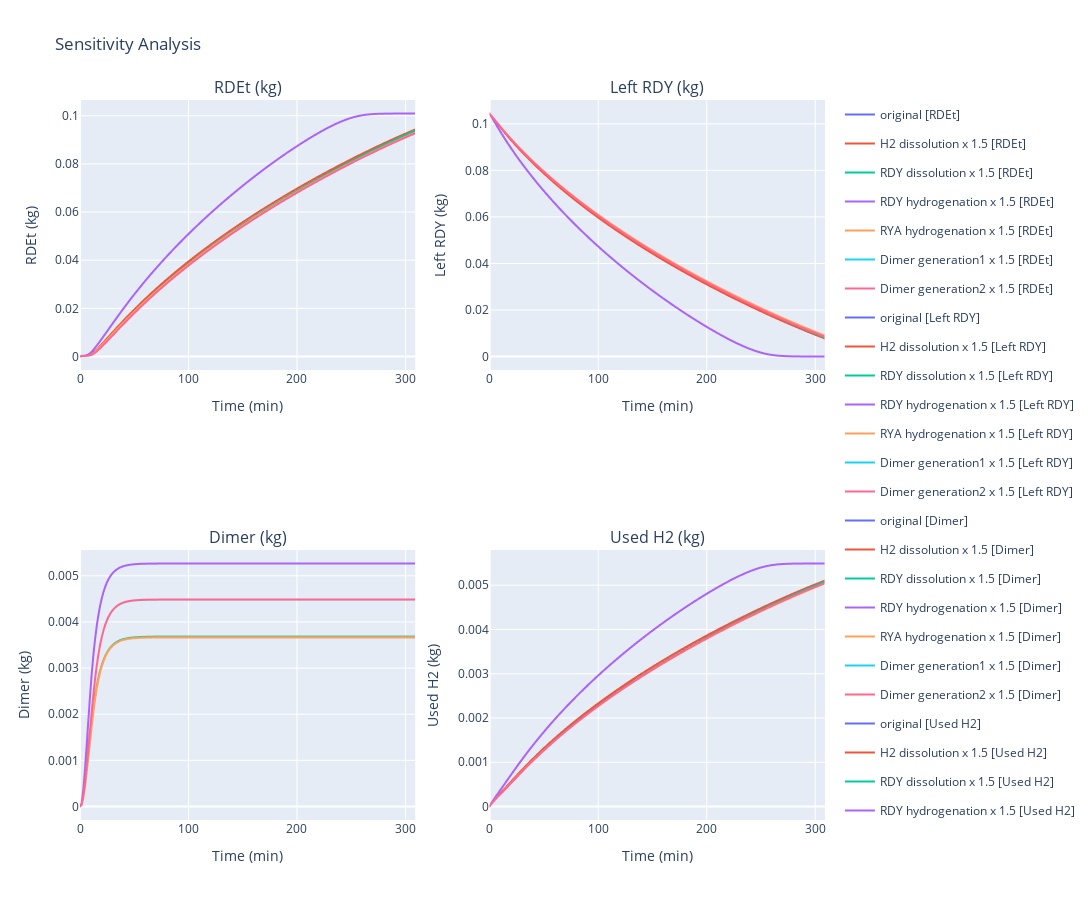

Notebook code for this chart:
### Code cell
# plot RDEt mass profiles under varied mechanistic parameters
operation_params = [
    ({"param": "Initial_Mass_Solid", "solid": "Solid_Feedstock", "species": "RDY"}, 0.10444), # kg
    ({"param": "Temperature"}, 20), # oC
    ({"param": "Pressure"},     4), # bar
    ({"param": "Agitation"}, 1200), # rpm
    ({"param": "Batch_Time"}, 309), # min
]
varied_mechanistic_params = {
    "original": None,
    "H2 dissolution": {
        "param": "Gas-Liquid_Volumetric_Mass_Transfer_Coefficient_D", 
        "gas": "Gas_Flow", 
        "stream": "Batch_Feed", 
        "species": "H2"
    },
    "RDY dissolution": {
        "param": "Solid-Liquid_Volumetric_Mass_Transfer_Coefficient_D", 
        "solid": "Solid_Feedstock", 
        "stream": "Batch_Feed", 
        "species": "RDY"
    },
    "RDY hydrogenation": {
        "param": "Referenced_Reaction_Rate_Constant", 
        "stream": "Batch_Feed", 
        "reaction": "RDY + 2 cat-H > RYE + cat2"
    },
    "RYA hydrogenation": {
        "param": "Referenced_Reaction_Rate_Constant", 
        "stream": "Batch_Feed", 
        "reaction": "RYA + 2 cat-H > REA + cat2"
    },
    "Dimer generation1": {
        "param": "Referenced_Reaction_Rate_Constant", 
        "stream": "Batch_Feed", 
        "reaction": "RYE + catX-RDEt > dimer + catX"
    },
    "Dimer generation2": {
        "param": "Referenced_Reaction_Rate_Constant", 
        "stream": "Batch_Feed", 
        "reaction": "REA + catX-RDEt > 2 H2 + dimer + catX"
    },
}
hydrogenation.plot_sensitivity_analysis(varied_mechanistic_params, operation_params, cal_reaction_params, cal_transport_params)

### Figure 1 — Plotly figure (JSON) as saved in the notebook; plotly's stock layout.template omitted (floating-point values rounded to 4 significant figures; data arrays with more than 128 entries replaced by an {"elided": "..."} marker saying what was removed)
{"data": [{"hovertemplate": "Label=original [RDEt]<br>Time (min)=%{x}<br>RDEt (kg)=%{y}<extra></extra>", "legendgroup": "original [RDEt]", "line": {"color": "#636efa", "dash": "solid"}, "marker": {"symbol": "circle"}, "mode": "lines", "name": "original [RDEt]", "showlegend": true, "type": "scattergl", "x": {"elided": "201 float values"}, "xaxis": "x", "y": {"elided": "201 float values"}, "yaxis": "y"}, {"hovertemplate": "Label=H2 dissolution x 1.5 [RDEt]<br>Time (min)=%{x}<br>RDEt (kg)=%{y}<extra></extra>", "legendgroup": "H2 dissolution x 1.5 [RDEt]", "line": {"color": "#EF553B", "dash": "solid"}, "marker": {"symbol": "circle"}, "mode": "lines", "name": "H2 dissolution x 1.5 [RDEt]", "showlegend": true, "type": "scattergl", "x": {"elided": "201 float values"}, "xaxis": "x", "y": {"elided": "201 float values"}, "yaxis": "y"}, {"hovertemplate": "Label=RDY dissolution x 1.5 [RDEt]<br>Time (min)=%{x}<br>RDEt (kg)=%{y}<extra></extra>", "legendgroup": "RDY dissolution x 1.5 [RDEt]", "line": {"color": "#00cc96", "dash": "solid"}, "marker": {"symbol": "circle"}, "mode": "lines", "name": "RDY dissolution x 1.5 [RDEt]", "showlegend": true, "type": "scattergl", "x": {"elided": "201 float values"}, "xaxis": "x", "y": {"elided": "201 float values"}, "yaxis": "y"}, {"hovertemplate": "Label=RDY hydrogenation x 1.5 [RDEt]<br>Time (min)=%{x}<br>RDEt (kg)=%{y}<extra></extra>", "legendgroup": "RDY hydrogenation x 1.5 [RDEt]", "line": {"color": "#ab63fa", "dash": "solid"}, "marker": {"symbol": "circle"}, "mode": "lines", "name": "RDY hydrogenation x 1.5 [RDEt]", "showlegend": true, "type": "scattergl", "x": {"elided": "201 float values"}, "xaxis": "x", "y": {"elided": "201 float values"}, "yaxis": "y"}, {"hovertemplate": "Label=RYA hydrogenation x 1.5 [RDEt]<br>Time (min)=%{x}<br>RDEt (kg)=%{y}<extra></extra>", "legendgroup": "RYA hydrogenation x 1.5 [RDEt]", "line": {"color": "#FFA15A", "dash": "solid"}, "marker": {"symbol": "circle"}, "mode": "lines", "name": "RYA hydrogenation x 1.5 [RDEt]", "showlegend": true, "type": "scattergl", "x": {"elided": "201 float values"}, "xaxis": "x", "y": {"elided": "201 float values"}, "yaxis": "y"}, {"hovertemplate": "Label=Dimer generation1 x 1.5 [RDEt]<br>Time (min)=%{x}<br>RDEt (kg)=%{y}<extra></extra>", "legendgroup": "Dimer generation1 x 1.5 [RDEt]", "line": {"color": "#19d3f3", "dash": "solid"}, "marker": {"symbol": "circle"}, "mode": "lines", "name": "Dimer generation1 x 1.5 [RDEt]", "showlegend": true, "type": "scattergl", "x": {"elided": "201 float values"}, "xaxis": "x", "y": {"elided": "201 float values"}, "yaxis": "y"}, {"hovertemplate": "Label=Dimer generation2 x 1.5 [RDEt]<br>Time (min)=%{x}<br>RDEt (kg)=%{y}<extra></extra>", "legendgroup": "Dimer generation2 x 1.5 [RDEt]", "line": {"color": "#FF6692", "dash": "solid"}, "marker": {"symbol": "circle"}, "mode": "lines", "name": "Dimer generation2 x 1.5 [RDEt]", "showlegend": true, "type": "scattergl", "x": {"elided": "201 float values"}, "xaxis": "x", "y": {"elided": "201 float values"}, "yaxis": "y"}, {"hovertemplate": "Label=original [Left RDY]<br>Time (min)=%{x}<br>Left RDY (kg)=%{y}<extra></extra>", "legendgroup": "original [Left RDY]", "line": {"color": "#636efa", "dash": "solid"}, "marker": {"symbol": "circle"}, "mode": "lines", "name": "original [Left RDY]", "showlegend": true, "type": "scattergl", "x": {"elided": "201 float values"}, "xaxis": "x2", "y": {"elided": "201 float values"}, "yaxis": "y2"}, {"hovertemplate": "Label=H2 dissolution x 1.5 [Left RDY]<br>Time (min)=%{x}<br>Left RDY (kg)=%{y}<extra></extra>", "legendgroup": "H2 dissolution x 1.5 [Left RDY]", "line": {"color": "#EF553B", "dash": "solid"}, "marker": {"symbol": "circle"}, "mode": "lines", "name": "H2 dissolution x 1.5 [Left RDY]", "showlegend": true, "type": "scattergl", "x": {"elided": "201 float values"}, "xaxis": "x2", "y": {"elided": "201 float values"}, "yaxis": "y2"}, {"hovertemplate": "Label=RDY dissolution x 1.5 [Left RDY]<br>Time (min)=%{x}<br>Left RDY (kg)=%{y}<extra></extra>", "legendgroup": "RDY dissolution x 1.5 [Left RDY]", "line": {"color": "#00cc96", "dash": "solid"}, "marker": {"symbol": "circle"}, "mode": "lines", "name": "RDY dissolution x 1.5 [Left RDY]", "showlegend": true, "type": "scattergl", "x": {"elided": "201 float values"}, "xaxis": "x2", "y": {"elided": "201 float values"}, "yaxis": "y2"}, {"hovertemplate": "Label=RDY hydrogenation x 1.5 [Left RDY]<br>Time (min)=%{x}<br>Left RDY (kg)=%{y}<extra></extra>", "legendgroup": "RDY hydrogenation x 1.5 [Left RDY]", "line": {"color": "#ab63fa", "dash": "solid"}, "marker": {"symbol": "circle"}, "mode": "lines", "name": "RDY hydrogenation x 1.5 [Left RDY]", "showlegend": true, "type": "scattergl", "x": {"elided": "201 float values"}, "xaxis": "x2", "y": {"elided": "201 float values"}, "yaxis": "y2"}, {"hovertemplate": "Label=RYA hydrogenation x 1.5 [Left RDY]<br>Time (min)=%{x}<br>Left RDY (kg)=%{y}<extra></extra>", "legendgroup": "RYA hydrogenation x 1.5 [Left RDY]", "line": {"color": "#FFA15A", "dash": "solid"}, "marker": {"symbol": "circle"}, "mode": "lines", "name": "RYA hydrogenation x 1.5 [Left RDY]", "showlegend": true, "type": "scattergl", "x": {"elided": "201 float values"}, "xaxis": "x2", "y": {"elided": "201 float values"}, "yaxis": "y2"}, {"hovertemplate": "Label=Dimer generation1 x 1.5 [Left RDY]<br>Time (min)=%{x}<br>Left RDY (kg)=%{y}<extra></extra>", "legendgroup": "Dimer generation1 x 1.5 [Left RDY]", "line": {"color": "#19d3f3", "dash": "solid"}, "marker": {"symbol": "circle"}, "mode": "lines", "name": "Dimer generation1 x 1.5 [Left RDY]", "showlegend": true, "type": "scattergl", "x": {"elided": "201 float values"}, "xaxis": "x2", "y": {"elided": "201 float values"}, "yaxis": "y2"}, {"hovertemplate": "Label=Dimer generation2 x 1.5 [Left RDY]<br>Time (min)=%{x}<br>Left RDY (kg)=%{y}<extra></extra>", "legendgroup": "Dimer generation2 x 1.5 [Left RDY]", "line": {"color": "#FF6692", "dash": "solid"}, "marker": {"symbol": "circle"}, "mode": "lines", "name": "Dimer generation2 x 1.5 [Left RDY]", "showlegend": true, "type": "scattergl", "x": {"elided": "201 float values"}, "xaxis": "x2", "y": {"elided": "201 float values"}, "yaxis": "y2"}, {"hovertemplate": "Label=original [Dimer]<br>Time (min)=%{x}<br>Dimer (kg)=%{y}<extra></extra>", "legendgroup": "original [Dimer]", "line": {"color": "#636efa", "dash": "solid"}, "marker": {"symbol": "circle"}, "mode": "lines", "name": "original [Dimer]", "showlegend": true, "type": "scattergl", "x": {"elided": "201 float values"}, "xaxis": "x3", "y": {"elided": "201 float values"}, "yaxis": "y3"}, {"hovertemplate": "Label=H2 dissolution x 1.5 [Dimer]<br>Time (min)=%{x}<br>Dimer (kg)=%{y}<extra></extra>", "legendgroup": "H2 dissolution x 1.5 [Dimer]", "line": {"color": "#EF553B", "dash": "solid"}, "marker": {"symbol": "circle"}, "mode": "lines", "name": "H2 dissolution x 1.5 [Dimer]", "showlegend": true, "type": "scattergl", "x": {"elided": "201 float values"}, "xaxis": "x3", "y": {"elided": "201 float values"}, "yaxis": "y3"}, {"hovertemplate": "Label=RDY dissolution x 1.5 [Dimer]<br>Time (min)=%{x}<br>Dimer (kg)=%{y}<extra></extra>", "legendgroup": "RDY dissolution x 1.5 [Dimer]", "line": {"color": "#00cc96", "dash": "solid"}, "marker": {"symbol": "circle"}, "mode": "lines", "name": "RDY dissolution x 1.5 [Dimer]", "showlegend": true, "type": "scattergl", "x": {"elided": "201 float values"}, "xaxis": "x3", "y": {"elided": "201 float values"}, "yaxis": "y3"}, {"hovertemplate": "Label=RDY hydrogenation x 1.5 [Dimer]<br>Time (min)=%{x}<br>Dimer (kg)=%{y}<extra></extra>", "legendgroup": "RDY hydrogenation x 1.5 [Dimer]", "line": {"color": "#ab63fa", "dash": "solid"}, "marker": {"symbol": "circle"}, "mode": "lines", "name": "RDY hydrogenation x 1.5 [Dimer]", "showlegend": true, "type": "scattergl", "x": {"elided": "201 float values"}, "xaxis": "x3", "y": {"elided": "201 float values"}, "yaxis": "y3"}, {"hovertemplate": "Label=RYA hydrogenation x 1.5 [Dimer]<br>Time (min)=%{x}<br>Dimer (kg)=%{y}<extra></extra>", "legendgroup": "RYA hydrogenation x 1.5 [Dimer]", "line": {"color": "#FFA15A", "dash": "solid"}, "marker": {"symbol": "circle"}, "mode": "lines", "name": "RYA hydrogenation x 1.5 [Dimer]", "showlegend": true, "type": "scattergl", "x": {"elided": "201 float values"}, "xaxis": "x3", "y": {"elided": "201 float values"}, "yaxis": "y3"}, {"hovertemplate": "Label=Dimer generation1 x 1.5 [Dimer]<br>Time (min)=%{x}<br>Dimer (kg)=%{y}<extra></extra>", "legendgroup": "Dimer generation1 x 1.5 [Dimer]", "line": {"color": "#19d3f3", "dash": "solid"}, "marker": {"symbol": "circle"}, "mode": "lines", "name": "Dimer generation1 x 1.5 [Dimer]", "showlegend": true, "type": "scattergl", "x": {"elided": "201 float values"}, "xaxis": "x3", "y": {"elided": "201 float values"}, "yaxis": "y3"}, {"hovertemplate": "Label=Dimer generation2 x 1.5 [Dimer]<br>Time (min)=%{x}<br>Dimer (kg)=%{y}<extra></extra>", "legendgroup": "Dimer generation2 x 1.5 [Dimer]", "line": {"color": "#FF6692", "dash": "solid"}, "marker": {"symbol": "circle"}, "mode": "lines", "name": "Dimer generation2 x 1.5 [Dimer]", "showlegend": true, "type": "scattergl", "x": {"elided": "201 float values"}, "xaxis": "x3", "y": {"elided": "201 float values"}, "yaxis": "y3"}, {"hovertemplate": "Label=original [Used H2]<br>Time (min)=%{x}<br>Used H2 (kg)=%{y}<extra></extra>", "legendgroup": "original [Used H2]", "line": {"color": "#636efa", "dash": "solid"}, "marker": {"symbol": "circle"}, "mode": "lines", "name": "original [Used H2]", "showlegend": true, "type": "scattergl", "x": {"elided": "201 float values"}, "xaxis": "x4", "y": {"elided": "201 float values"}, "yaxis": "y4"}, {"hovertemplate": "Label=H2 dissolution x 1.5 [Used H2]<br>Time (min)=%{x}<br>Used H2 (kg)=%{y}<extra></extra>", "legendgroup": "H2 dissolution x 1.5 [Used H2]", "line": {"color": "#EF553B", "dash": "solid"}, "marker": {"symbol": "circle"}, "mode": "lines", "name": "H2 dissolution x 1.5 [Used H2]", "showlegend": true, "type": "scattergl", "x": {"elided": "201 float values"}, "xaxis": "x4", "y": {"elided": "201 float values"}, "yaxis": "y4"}, {"hovertemplate": "Label=RDY dissolution x 1.5 [Used H2]<br>Time (min)=%{x}<br>Used H2 (kg)=%{y}<extra></extra>", "legendgroup": "RDY dissolution x 1.5 [Used H2]", "line": {"color": "#00cc96", "dash": "solid"}, "marker": {"symbol": "circle"}, "mode": "lines", "name": "RDY dissolution x 1.5 [Used H2]", "showlegend": true, "type": "scattergl", "x": {"elided": "201 float values"}, "xaxis": "x4", "y": {"elided": "201 float values"}, "yaxis": "y4"}, {"hovertemplate": "Label=RDY hydrogenation x 1.5 [Used H2]<br>Time (min)=%{x}<br>Used H2 (kg)=%{y}<extra></extra>", "legendgroup": "RDY hydrogenation x 1.5 [Used H2]", "line": {"color": "#ab63fa", "dash": "solid"}, "marker": {"symbol": "circle"}, "mode": "lines", "name": "RDY hydrogenation x 1.5 [Used H2]", "showlegend": true, "type": "scattergl", "x": {"elided": "201 float values"}, "xaxis": "x4", "y": {"elided": "201 float values"}, "yaxis": "y4"}, {"hovertemplate": "Label=RYA hydrogenation x 1.5 [Used H2]<br>Time (min)=%{x}<br>Used H2 (kg)=%{y}<extra></extra>", "legendgroup": "RYA hydrogenation x 1.5 [Used H2]", "line": {"color": "#FFA15A", "dash": "solid"}, "marker": {"symbol": "circle"}, "mode": "lines", "name": "RYA hydrogenation x 1.5 [Used H2]", "showlegend": true, "type": "scattergl", "x": {"elided": "201 float values"}, "xaxis": "x4", "y": {"elided": "201 float values"}, "yaxis": "y4"}, {"hovertemplate": "Label=Dimer generation1 x 1.5 [Used H2]<br>Time (min)=%{x}<br>Used H2 (kg)=%{y}<extra></extra>", "legendgroup": "Dimer generation1 x 1.5 [Used H2]", "line": {"color": "#19d3f3", "dash": "solid"}, "marker": {"symbol": "circle"}, "mode": "lines", "name": "Dimer generation1 x 1.5 [Used H2]", "showlegend": true, "type": "scattergl", "x": {"elided": "201 float values"}, "xaxis": "x4", "y": {"elided": "201 float values"}, "yaxis": "y4"}, {"hovertemplate": "Label=Dimer generation2 x 1.5 [Used H2]<br>Time (min)=%{x}<br>Used H2 (kg)=%{y}<extra></extra>", "legendgroup": "Dimer generation2 x 1.5 [Used H2]", "line": {"color": "#FF6692", "dash": "solid"}, "marker": {"symbol": "circle"}, "mode": "lines", "name": "Dimer generation2 x 1.5 [Used H2]", "showlegend": true, "type": "scattergl", "x": {"elided": "201 float values"}, "xaxis": "x4", "y": {"elided": "201 float values"}, "yaxis": "y4"}], "layout": {"annotations": [{"font": {"size": 16}, "showarrow": false, "text": "RDEt (kg)", "x": 0.225, "xanchor": "center", "xref": "paper", "y": 1, "yanchor": "bottom", "yref": "paper"}, {"font": {"size": 16}, "showarrow": false, "text": "Left RDY (kg)", "x": 0.775, "xanchor": "center", "xref": "paper", "y": 1, "yanchor": "bottom", "yref": "paper"}, {"font": {"size": 16}, "showarrow": false, "text": "Dimer (kg)", "x": 0.225, "xanchor": "center", "xref": "paper", "y": 0.375, "yanchor": "bottom", "yref": "paper"}, {"font": {"size": 16}, "showarrow": false, "text": "Used H2 (kg)", "x": 0.775, "xanchor": "center", "xref": "paper", "y": 0.375, "yanchor": "bottom", "yref": "paper"}], "height": 900, "title": {"text": "Sensitivity Analysis"}, "width": 1200, "xaxis": {"anchor": "y", "domain": [0, 0.45], "title": {"text": "Time (min)"}}, "xaxis2": {"anchor": "y2", "domain": [0.55, 1], "title": {"text": "Time (min)"}}, "xaxis3": {"anchor": "y3", "domain": [0, 0.45], "title": {"text": "Time (min)"}}, "xaxis4": {"anchor": "y4", "domain": [0.55, 1], "title": {"text": "Time (min)"}}, "yaxis": {"anchor": "x", "domain": [0.625, 1], "title": {"text": "RDEt (kg)"}}, "yaxis2": {"anchor": "x2", "domain": [0.625, 1], "title": {"text": "Left RDY (kg)"}}, "yaxis3": {"anchor": "x3", "domain": [0, 0.375], "title": {"text": "Dimer (kg)"}}, "yaxis4": {"anchor": "x4", "domain": [0, 0.375], "title": {"text": "Used H2 (kg)"}}}}
